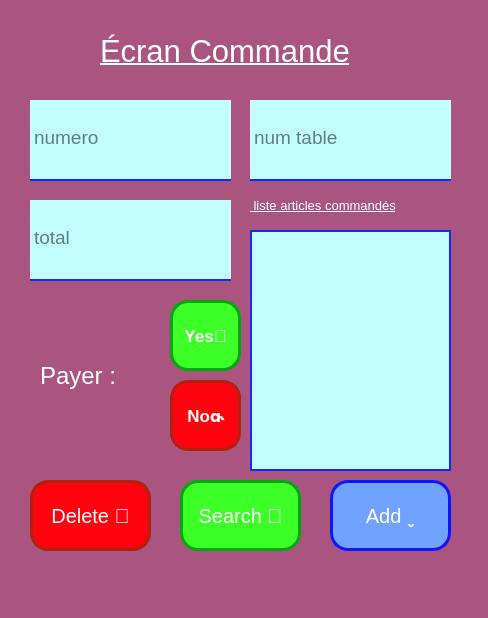
<?xml version="1.0" encoding="UTF-8"?>
<ui version="4.0">
 <class>CommandeMainWindow</class>
 <widget class="QMainWindow" name="CommandeMainWindow">
  <property name="geometry">
   <rect>
    <x>0</x>
    <y>0</y>
    <width>488</width>
    <height>618</height>
   </rect>
  </property>
  <property name="windowTitle">
   <string>MainWindow</string>
  </property>
  <property name="styleSheet">
   <string notr="true">background-color: rgb(170, 85, 127);</string>
  </property>
  <widget class="QWidget" name="centralwidget">
   <widget class="QLabel" name="label_2">
    <property name="geometry">
     <rect>
      <x>100</x>
      <y>20</y>
      <width>301</width>
      <height>61</height>
     </rect>
    </property>
    <property name="font">
     <font>
      <pointsize>23</pointsize>
      <underline>true</underline>
     </font>
    </property>
    <property name="styleSheet">
     <string notr="true">color:rgb(255, 255, 255)</string>
    </property>
    <property name="text">
     <string>Écran Commande</string>
    </property>
   </widget>
   <widget class="QLineEdit" name="numero">
    <property name="geometry">
     <rect>
      <x>30</x>
      <y>100</y>
      <width>201</width>
      <height>81</height>
     </rect>
    </property>
    <property name="font">
     <font>
      <pointsize>14</pointsize>
     </font>
    </property>
    <property name="styleSheet">
     <string notr="true">border: 2px solid rgba(0,0,0,0);
border-bottom-color: rgb(17, 40, 255);
padding-bottom:7px;
background-color: rgb(194, 254, 255);</string>
    </property>
    <property name="text">
     <string/>
    </property>
    <property name="placeholderText">
     <string>numero</string>
    </property>
   </widget>
   <widget class="QPushButton" name="Search_btn">
    <property name="geometry">
     <rect>
      <x>180</x>
      <y>480</y>
      <width>121</width>
      <height>71</height>
     </rect>
    </property>
    <property name="sizeIncrement">
     <size>
      <width>0</width>
      <height>0</height>
     </size>
    </property>
    <property name="font">
     <font>
      <pointsize>15</pointsize>
     </font>
    </property>
    <property name="cursor">
     <cursorShape>PointingHandCursor</cursorShape>
    </property>
    <property name="styleSheet">
     <string notr="true">#Search_btn{
color: rgb(255, 255, 255);
background-color: rgb(60, 255, 39);
border-radius: 18px;
border: 3px Solid rgb(3, 168, 17);
}
#Search_btn:hover:pressed{
background-color: rgb(126, 255, 103);
}</string>
    </property>
    <property name="text">
     <string>Search </string>
    </property>
   </widget>
   <widget class="QLineEdit" name="numtable">
    <property name="geometry">
     <rect>
      <x>250</x>
      <y>100</y>
      <width>201</width>
      <height>81</height>
     </rect>
    </property>
    <property name="font">
     <font>
      <pointsize>14</pointsize>
     </font>
    </property>
    <property name="styleSheet">
     <string notr="true">border: 2px solid rgba(0,0,0,0);
border-bottom-color: rgb(17, 40, 255);
padding-bottom:7px;
background-color: rgb(194, 254, 255);</string>
    </property>
    <property name="placeholderText">
     <string>num table</string>
    </property>
   </widget>
   <widget class="QPushButton" name="Add_btn">
    <property name="geometry">
     <rect>
      <x>330</x>
      <y>480</y>
      <width>121</width>
      <height>71</height>
     </rect>
    </property>
    <property name="sizeIncrement">
     <size>
      <width>0</width>
      <height>0</height>
     </size>
    </property>
    <property name="font">
     <font>
      <pointsize>15</pointsize>
     </font>
    </property>
    <property name="cursor">
     <cursorShape>PointingHandCursor</cursorShape>
    </property>
    <property name="styleSheet">
     <string notr="true">#Add_btn{
background-color: rgb(112, 162, 255);
color: rgb(255, 255, 255);
border-radius: 18px;
border: 3px Solid rgb(17, 21, 255);
}
#Add_btn:hover:pressed{
background-color: rgb(190, 164, 255);
}</string>
    </property>
    <property name="text">
     <string>Add </string>
    </property>
   </widget>
   <widget class="QPushButton" name="Delete_btn">
    <property name="geometry">
     <rect>
      <x>30</x>
      <y>480</y>
      <width>121</width>
      <height>71</height>
     </rect>
    </property>
    <property name="sizeIncrement">
     <size>
      <width>0</width>
      <height>0</height>
     </size>
    </property>
    <property name="font">
     <font>
      <pointsize>15</pointsize>
     </font>
    </property>
    <property name="cursor">
     <cursorShape>PointingHandCursor</cursorShape>
    </property>
    <property name="styleSheet">
     <string notr="true">#Delete_btn{
color: rgb(255, 255, 255);
border-radius: 18px;
background-color: rgb(255, 2, 14);
border: 3px Solid rgb(175, 34, 15);
}
#Delete_btn:hover:pressed{
background-color: rgb(255, 167, 43);
}
</string>
    </property>
    <property name="text">
     <string>Delete </string>
    </property>
   </widget>
   <widget class="QLineEdit" name="total">
    <property name="geometry">
     <rect>
      <x>30</x>
      <y>200</y>
      <width>201</width>
      <height>81</height>
     </rect>
    </property>
    <property name="font">
     <font>
      <pointsize>14</pointsize>
     </font>
    </property>
    <property name="styleSheet">
     <string notr="true">border: 2px solid rgba(0,0,0,0);
border-bottom-color: rgb(17, 40, 255);
padding-bottom:7px;
background-color: rgb(194, 254, 255);</string>
    </property>
    <property name="placeholderText">
     <string>total</string>
    </property>
   </widget>
   <widget class="QLabel" name="label">
    <property name="geometry">
     <rect>
      <x>40</x>
      <y>340</y>
      <width>111</width>
      <height>71</height>
     </rect>
    </property>
    <property name="font">
     <font>
      <pointsize>18</pointsize>
     </font>
    </property>
    <property name="styleSheet">
     <string notr="true">color:rgb(255, 255, 255)</string>
    </property>
    <property name="text">
     <string>Payer :</string>
    </property>
   </widget>
   <widget class="QPushButton" name="YesBtn">
    <property name="geometry">
     <rect>
      <x>170</x>
      <y>300</y>
      <width>71</width>
      <height>71</height>
     </rect>
    </property>
    <property name="font">
     <font>
      <pointsize>13</pointsize>
      <weight>75</weight>
      <bold>true</bold>
     </font>
    </property>
    <property name="cursor">
     <cursorShape>PointingHandCursor</cursorShape>
    </property>
    <property name="styleSheet">
     <string notr="true">#YesBtn{
color: rgb(255, 255, 255);
background-color: rgb(60, 255, 39);
border-radius: 18px;
border: 3px Solid rgb(3, 168, 17);
}
#YesBtn:hover:pressed{
background-color: rgb(126, 255, 103);
}</string>
    </property>
    <property name="text">
     <string>Yes</string>
    </property>
   </widget>
   <widget class="QPushButton" name="NoBtn">
    <property name="geometry">
     <rect>
      <x>170</x>
      <y>380</y>
      <width>71</width>
      <height>71</height>
     </rect>
    </property>
    <property name="font">
     <font>
      <pointsize>13</pointsize>
      <weight>75</weight>
      <bold>true</bold>
     </font>
    </property>
    <property name="cursor">
     <cursorShape>PointingHandCursor</cursorShape>
    </property>
    <property name="styleSheet">
     <string notr="true">#NoBtn{
color: rgb(255, 255, 255);
border-radius: 18px;
background-color: rgb(255, 2, 14);
border: 3px Solid rgb(175, 34, 15);
}
#NoBtn:hover:pressed{
background-color: rgb(255, 167, 43);
}
</string>
    </property>
    <property name="text">
     <string>No</string>
    </property>
   </widget>
   <widget class="QListView" name="listarticle">
    <property name="geometry">
     <rect>
      <x>250</x>
      <y>230</y>
      <width>201</width>
      <height>241</height>
     </rect>
    </property>
    <property name="styleSheet">
     <string notr="true">border: 2px solid rgba(0,0,0,0);
border-color: rgb(17, 40, 255);
background-color: rgb(194, 254, 255);</string>
    </property>
   </widget>
   <widget class="QLabel" name="label_3">
    <property name="geometry">
     <rect>
      <x>250</x>
      <y>190</y>
      <width>201</width>
      <height>31</height>
     </rect>
    </property>
    <property name="font">
     <font>
      <pointsize>10</pointsize>
      <underline>true</underline>
     </font>
    </property>
    <property name="styleSheet">
     <string notr="true">color: rgb(255, 255, 255);</string>
    </property>
    <property name="text">
     <string> liste articles commandés</string>
    </property>
   </widget>
  </widget>
  <widget class="QMenuBar" name="menubar">
   <property name="geometry">
    <rect>
     <x>0</x>
     <y>0</y>
     <width>488</width>
     <height>29</height>
    </rect>
   </property>
  </widget>
  <widget class="QStatusBar" name="statusbar"/>
 </widget>
 <resources/>
 <connections/>
</ui>
